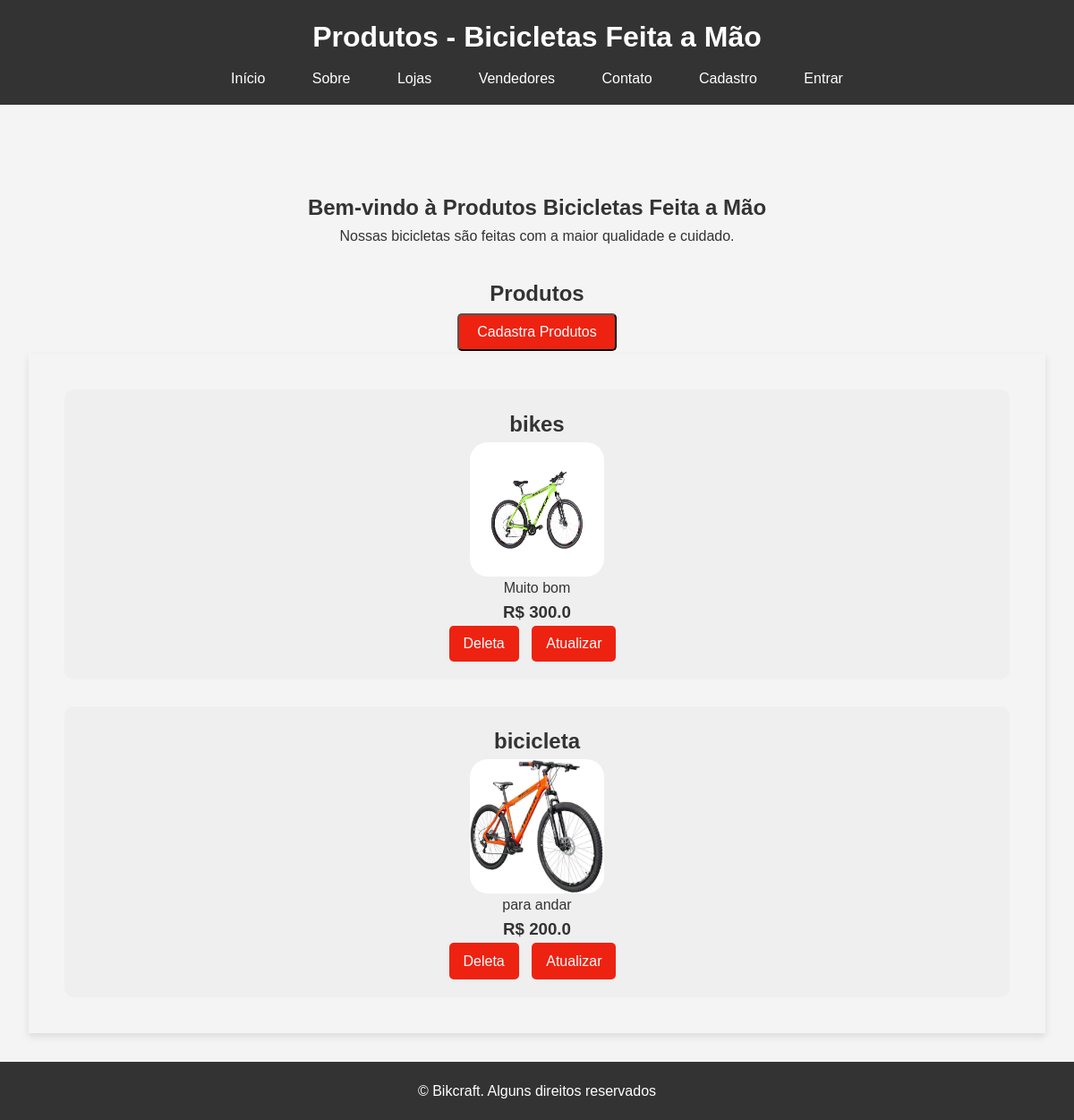
The page /produtos/ on the database as committed earlier.
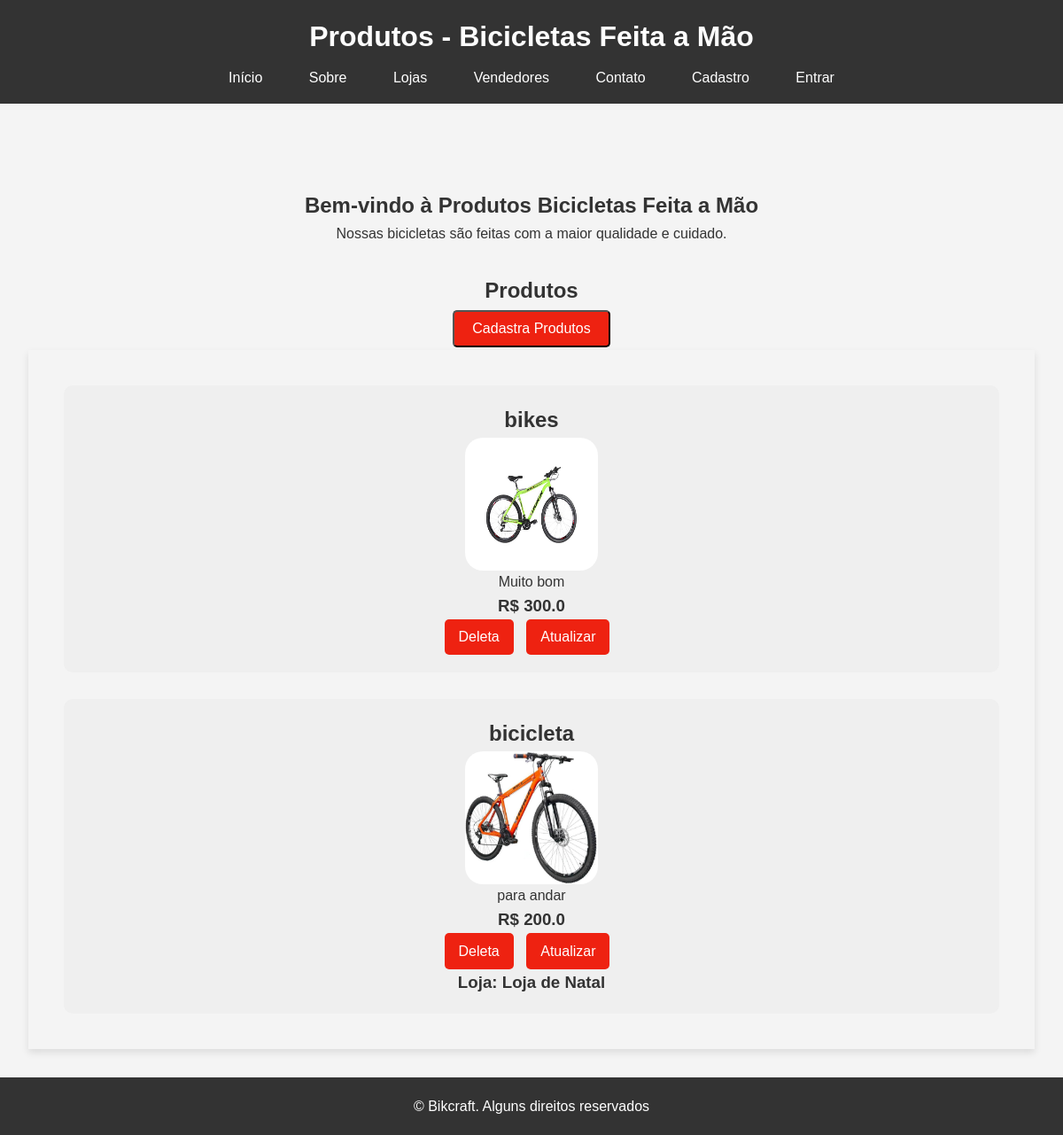
The same page on the database as committed later.
### bikcraft/models.py (models this page shows, shortened)
class Bike(models.Model):
    modelo = models.CharField(max_length=255, verbose_name='Modelo')
    preco = models.FloatField(verbose_name='Preço')
    descricao = models.TextField(verbose_name='Descrição')
    foto = models.ImageField(upload_to='media/bikcraft/', blank=True, null=True, verbose_name='Foto')

class Lojas(models.Model):
    nome = models.CharField(max_length=30, verbose_name='Nome da Loja')
    produtos = models.ManyToManyField(Bike, verbose_name='Produtos')
    cnpj = models.CharField(max_length=25, verbose_name='CNPJ')
    detalhe = models.TextField(blank=True, null=True, verbose_name='Descrição')
    def __str__(self):
        return self.nome

### bikcraft/views.py (the view)
# urls.py: path('produtos/', views.produtos, name='pagina-produtos'),
def produtos(request):
    bike = Bike.objects.all()
    return render(request, 'produtos.html', {'produtos': bike})

### bikcraft/templates/produtos.html
{% extends "base/produtos.html" %}
{% load static %}
{% block conteudo %}
<main>
    <section id="home">
        <h2><center>Bem-vindo à Produtos Bicicletas Feita a Mão</center></h2>
        <p><center>Nossas bicicletas são feitas com a maior qualidade e cuidado.</center></p>
    </section>
    <h2><center>Produtos</center></h2>
    <div class="button-cadastra">
        <a href='{% url "pagina-cadastraprodutos" %}'><button>Cadastra Produtos</button></a>
    </div>
    <section id="products">
        {% for produto in produtos %}
            <div class='product-card'>
                <h2>{{produto.modelo}}</h2>
                <img class='foto' src='{{produto.foto.url}}'/>
                <p>{{produto.descricao}}</p>
                <h3> R$ {{produto.preco}}</h3>
                <div class="button-container">
                    <a href='{% url "deleta-produtos" produto.id %}'><button>Deleta</button></a>
                    <a id='atualizado' href='{% url "pagina-atualizado" produto.id %}'><button id='atualiza'>Atualizar</button></a>
                </div>
                {% for loja in produto.lojas_set.all %}
                    <h3>Loja: {{loja}}</h3>
                {% endfor %}
            </div>
        {% endfor %}
    </section>
</main>
{% endblock conteudo %}

Rows that differ between the two databases and show on the page:
added Lojas: nome "Loja de Natal", shown under Bike "bicicleta"
